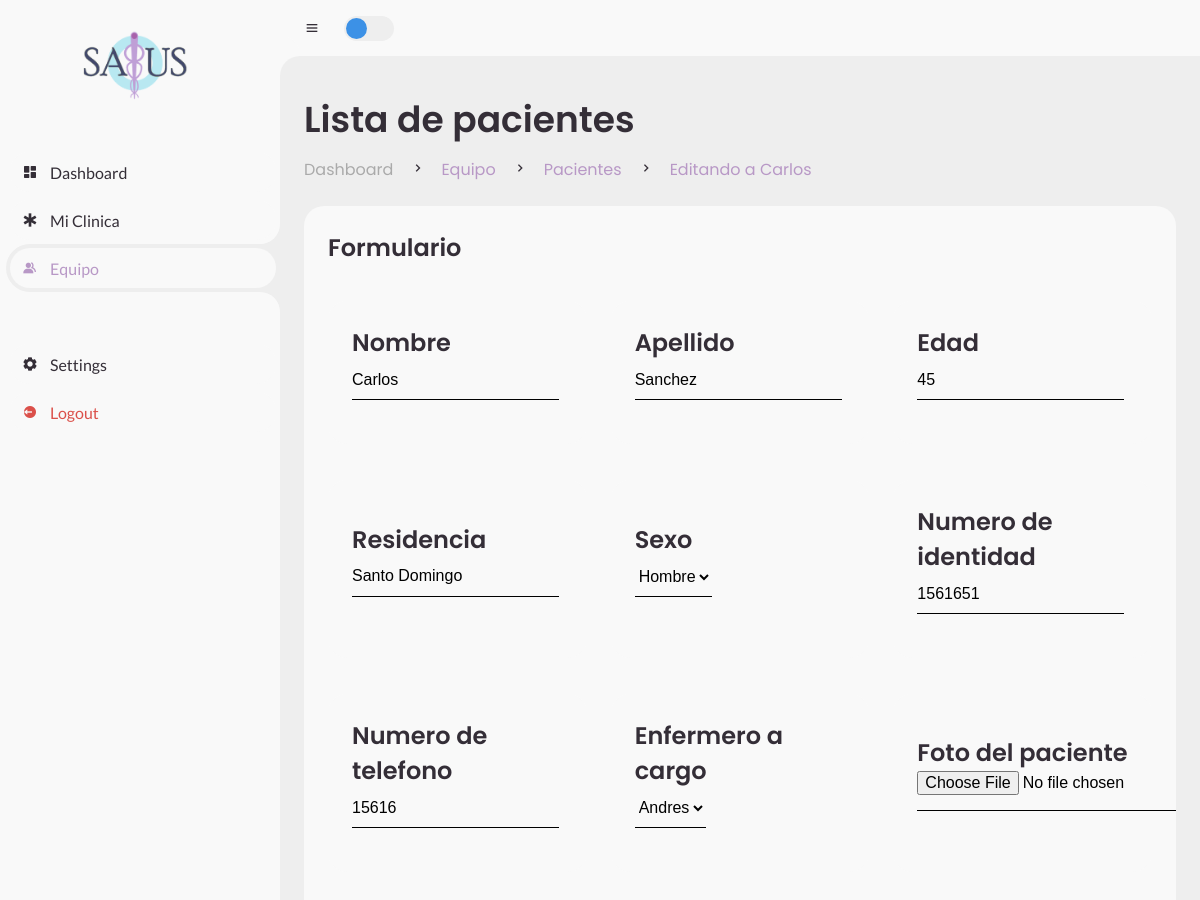
Before: /salusApp/dashboard/equipo/pacientes/edit/4 (signed in, upper part) with the older database file.
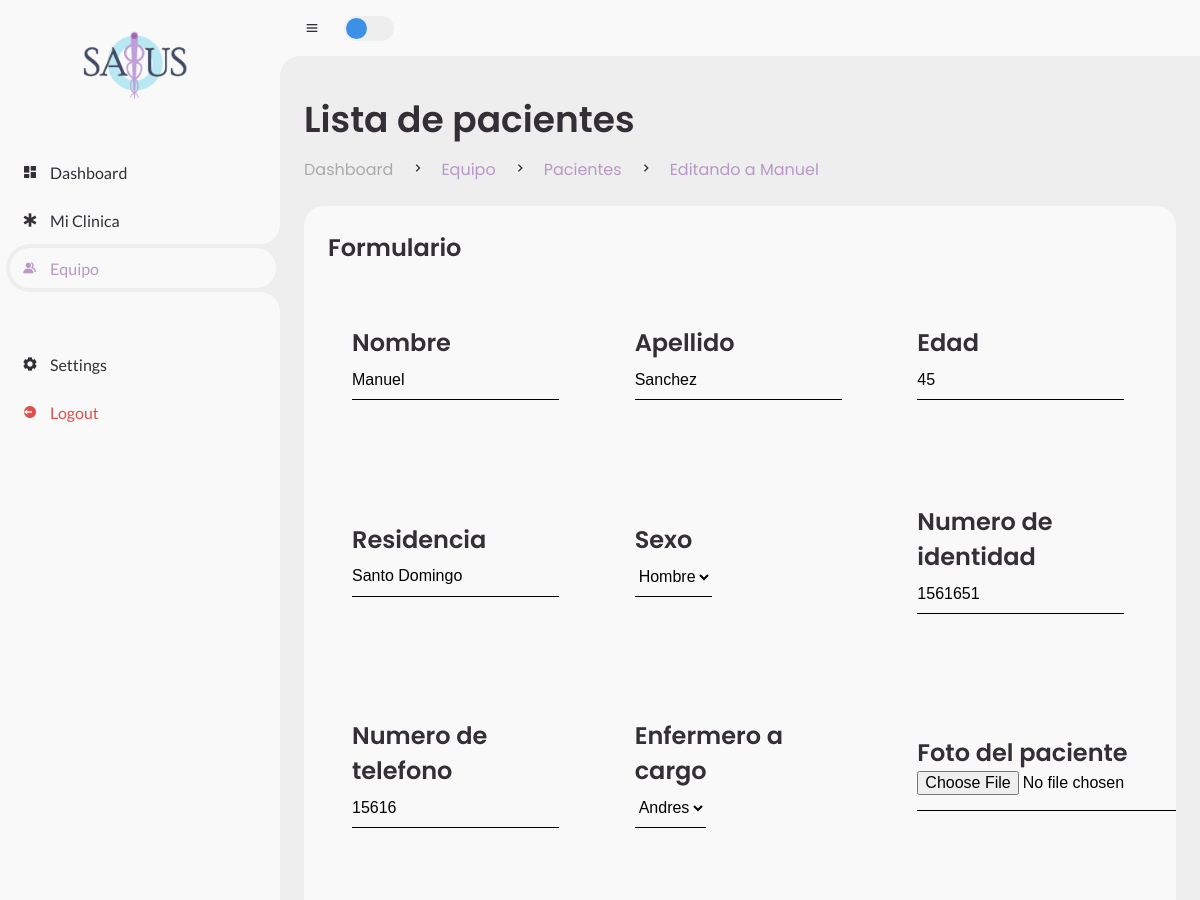
After: the same page with the newer database file.
### salusApp/models.py (models this page shows)
class Patient(models.Model):
    person = models.ForeignKey(Person, on_delete=models.CASCADE)
    nurse = models.ForeignKey(Person, on_delete=models.DO_NOTHING, related_name="nurse")
    doctor = models.ForeignKey(Person, on_delete=models.DO_NOTHING, related_name="doctor")
    room = models.ForeignKey(Room, on_delete=models.DO_NOTHING)
    first_nameReference = models.CharField("Reference Person's first name", max_length=15)
    last_nameReference = models.CharField("Reference Person's last name", max_length=15)
    KinshipChoices = [
        ('H', "Esposo"), #H -> Husband
        ('A', "Amigo"),
        ('F', "Familiar")
    ]
    kinshipReference = models.CharField("Reference Person's kinshipness", choices=KinshipChoices, max_length=1)
    phone_reference = models.CharField("Reference person's phone number", max_length=15)
    bmi = models.FloatField("Person's BMI") #IMC
    weight_in_pounds = models.FloatField("Perons's Weight")
    height_in_meters = models.FloatField("Perons's Height")
    bloodTypes = [
        ('O+', 'O Positivo'),
        ('O-', 'O Negativo'),
        ('A+', 'A Positivo'),
        ('A-', 'A Negativo'),
        ('B+', 'B Positivo'),
        ('B-', 'B Negativo'),
        ('AB+','AB Positivo'),
        ('AB-','AB Negativo')
    ]
    bloodType = models.CharField(choices=bloodTypes, max_length=3)
    ars = models.CharField("Person's ARS type", max_length=15)
    join_date = models.DateField("Person's joining date")
    illness = models.CharField("Persons's illness", max_length=50)
    hospitalizationChoices = [
        ('U', "Urgente"),
        ('P', "Programado"),
        ('I', "Intrahospitalario")
    ]
    hospitalization = models.CharField("Patient's type of hospitalization", max_length=1, choices=hospitalizationChoices)

class Person(models.Model):
    first_name = models.CharField("Person's first name", max_length=30)
    last_name = models.CharField("Person's last name",max_length=30)
    photo = models.ImageField(blank=True, null=False, upload_to='salusApp/static/media/')
    age = models.IntegerField("Person's age")
    address = models.CharField("Person's address", max_length=100)
    sexoChoices = [
        ('M', "Masculino"),
        ('F', "Femenino")
    ]
    sex = models.CharField("Person's sex", choices=sexoChoices, max_length=1)
    phone = models.CharField("Person's phone", max_length=15)
    idNumber = models.CharField("Person's id", max_length=10) #Cedula
    isDoctor = models.BooleanField("Is this Person a doctor?")
    isNurse = models.BooleanField("Is this Person a nurse?")

### salusApp/views.py (the view)
# urls.py: path('dashboard/equipo/pacientes/edit/<int:pk>', views.PacientesUpdate, name='pacientes-edit'),
@login_required()
def PacientesUpdate(request, pk):
    if request.method == "POST":
        try:
            patient = Patient.objects.filter(pk=pk)[0]
            patient.person.first_name=request.POST['first_name']
            patient.person.last_name=request.POST['last_name']
            if len(request.POST['photo']) > 2:
                patient.person.photo=request.POST['photo']
            patient.person.age=request.POST['age']
            patient.person.address=request.POST['address']
            patient.person.sex=request.POST['sex']
            patient.person.phone=request.POST['phone']
            patient.person.idNumber=request.POST['idNumber']
            patient.nurse = Person.objects.filter(pk=request.POST['nurse'], isNurse=True)[0]
            patient.doctor = Person.objects.filter(pk=request.POST['doctor'], isDoctor=True)[0]
            if request.POST['room'] != 'None':
                patient.room.isAvailable = True
                patient.room.save()
                patient.room = Room.objects.filter(pk=request.POST['room'])[0]
                patient.room.isAvailable = False
                patient.room.save()
            patient.name_reference = request.POST['first_nameReference']
            patient.lastName_reference = request.POST['last_nameReference']
            patient.phone_reference = request.POST['phone_reference']
            patient.kinship_reference = request.POST['kinshipReference']
            patient.weight = float(request.POST['weight_in_pounds'])
            patient.height = float(request.POST['height_in_meters'])
            weight_in_kg = patient.weight*0.453592
            patient.bmi = weight_in_kg/(patient.height**2)
            patient.blood = request.POST['bloodType']
            patient.ars = request.POST['ars']
            patient.illness = request.POST['illness']
            patient.hospitalization = request.POST['hospitalization']
            patient.person.save()
            patient.save()
            return redirect('pacientes')
        except Exception as e:
            return HttpResponse(e)
    else:
        enfermeras = Person.objects.filter(isNurse=True)
        doctores = Person.objects.filter(isDoctor=True)
        room = Room.objects.filter(isAvailable=True)
        paciente = Patient.objects.filter(pk=pk)[0]
        KinshipTypes = [['H','Conyugue'], ['A','Amigo'],['F','Familiar']]
        bloodTypes = ['O+', 'O-', 'A+', 'A-', 'B+', 'B-', 'AB+', 'AB-']
        hospitalizacionChoices = [['U','Urgente'], ['P','Programado'],['I','Intrahospitalario']]
        context = {
            "enfermeras":enfermeras,
            "doctors":doctores,
            "rooms":room,
            "patient":paciente,
            "KinshipTypes":KinshipTypes,
            "bloodTypes":bloodTypes,
            "hospitalizacionChoices":hospitalizacionChoices
        }
        return render(request, 'registration/editPaciente.html', context)

### salusApp/templates/registration/editPaciente.html (shortened to what the changed rows need)
{% extends 'salusApp/dashboard_base.html' %}
{% load static %}
{% block content %}
        <main>
            <div class="head-title">
                <div class="left">
                    <h1>Lista de pacientes</h1>
                    <ul class="breadcrumb">
                        <li>
                            <a class="active" href="{% url 'pacientes-edit' patient.id %}">Editando a {{patient.person.first_name}}</a>
                        </li>
                    </ul>
                </div>
            </div>
            <div class="table-data">
                <div class="order">
                    <form method="POST" action="" class="form">
                        <ul class="box-info">
                            <li>
                                <span class="text">
                                    <h3>Nombre</h3>
                                    <input id="id_first_name" type="text" name="first_name" maxlength="30" required="" value="{{patient.person.first_name}}"
                                    style="border: none !important;
                                    border-bottom: 1px solid #000!important;
                                    background: transparent!important;
                                    outline: none!important;
                                    height: 40px!important;
                                    color: #000!important;
                                    font-size: 16px!important;
                                    margin-bottom: 20px!important;">
                                </span>
                            </li>
                            <li>
                                <span class="text">
                                    <h3>Apellido</h3>
                                    <input id="id_last_name" type="text" name="last_name" required="" value="{{patient.person.last_name}}"
                                    style="border: none !important;
                                    border-bottom: 1px solid #000!important;
                                    background: transparent!important;
                                    outline: none!important;
                                    height: 40px!important;
                                    color: #000!important;
                                    font-size: 16px!important;
                                    margin-bottom: 20px!important;">
                                </span>
                            </li>
                            <li>
                                <span class="text">
                                    <h3>Edad</h3>
                                    <input id="id_age" type="number" name="age" required="" value="{{patient.person.age}}"
                                    style="border: none !important;
                                    border-bottom: 1px solid #000!important;
                                    background: transparent!important;
                                    outline: none!important;
                                    height: 40px!important;
                                    color: #000!important;
                                    font-size: 16px!important;
                                    margin-bottom: 20px!important;">
                                </span>
                            </li>
                        </ul>
                        <ul class="box-info">
                            <li>
                                <span class="text">
                                    <h3>Residencia</h3>
                                    <input id="id_address" type="text" maxlength="100" name="address" required="" value="{{patient.person.address}}"
                                    style="border: none !important;
                                    border-bottom: 1px solid #000!important;
                                    background: transparent!important;
                                    outline: none!important;
                                    height: 40px!important;
                                    color: #000!important;
                                    font-size: 16px!important;
                                    margin-bottom: 20px!important;">
                                </span>
                            </li>
                            <li>
                                <span class="text">
                                    <h3>Sexo</h3>
                                    <select id="id_sex" name="sex"
                                    style="border: none !important;
                                    border-bottom: 1px solid #000!important;
                                    background: transparent!important;
                                    outline: none!important;
                                    height: 40px!important;
                                    color: #000!important;
                                    font-size: 16px!important;
                                    margin-bottom: 20px!important;">
                                    {% if patient.person.sex == 'M' %}
                                    <option selected value="M">Hombre</option>
                                    {% else %}
                                    <option value="M">Hombre</option>
                                    <option selected value="F">Mujer</option>
                                    {% endif %}
                                    </select>
                                </span>
                            </li>
                            <li>
                                <span class="text">
                                    <h3>Numero de identidad</h3>
                                    <input id="id_idNumber" type="text" maxlength="10" name="idNumber" required="" value="{{patient.person.idNumber}}"
                                    style="border: none !important;
                                    border-bottom: 1px solid #000!important;
                                    background: transparent!important;
                                    outline: none!important;
                                    height: 40px!important;
                                    color: #000!important;
                                    font-size: 16px!important;
                                    margin-bottom: 20px!important;">
                                </span>
                            </li>
                        </ul>
                        <ul class="box-info">
                            <li>
                                <span class="text">
                                    <h3>Numero de telefono</h3>
                                    <input id="id_phone" type="text" maxlength="15" name="phone" required="" value="{{patient.person.phone}}"
                                    style="border: none !important;
                                    border-bottom: 1px solid #000!important;
                                    background: transparent!important;
                                    outline: none!important;
                                    height: 40px!important;
                                    color: #000!important;
                                    font-size: 16px!important;
                                    margin-bottom: 20px!important;">
                                </span>
                            </li>
                        </ul>
                    </form>
                </div>
            </div>
        </main>
    </section>
{% endblock content %}

Changed rows visible on the page:
changed through a linked row, Patient "Sanchez": person.first_name "Carlos" → "Manuel"; first_name "Carlos" → "Manuel"
